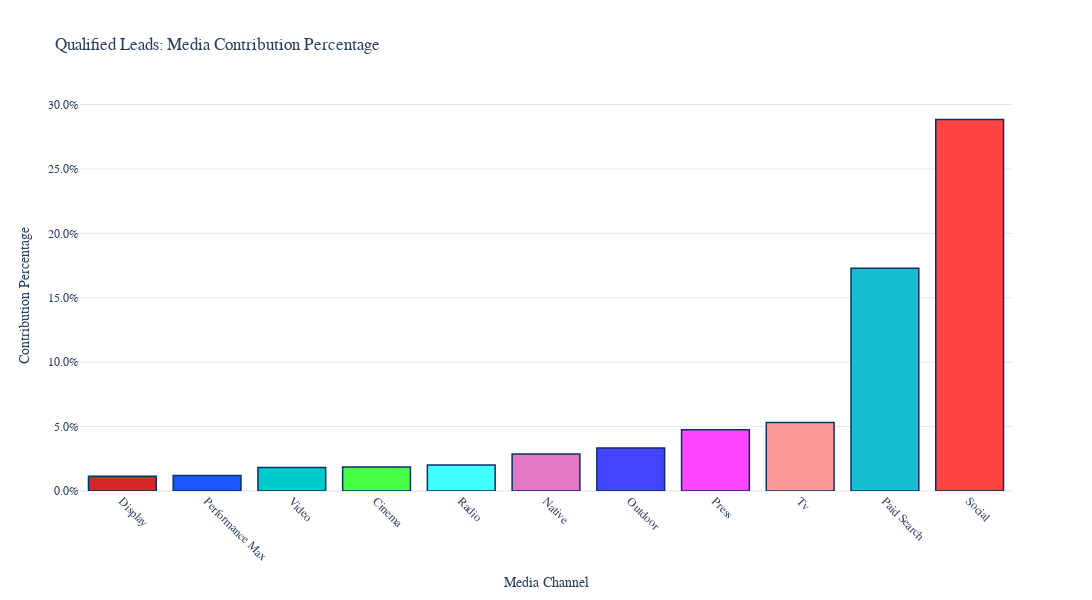

Write notebook code for a chart like this one.
### Code cell
import pandas as pd
import plotly.express as px
import plotly.graph_objects as go
import numpy as np

# Define a consistent color palette for broader categories
channel_colors = {
    'Baseline': '#1f77b4',  # Blue
    'Display': '#d62728',  # Red
    'Native': '#e377c2',   # Pink
    'Paid Search': '#17becf',  # Cyan
    'Performance Max': '#1a55FF',  # Bright blue
    'Social': '#FF4444',   # Bright red
    'Video': '#00cccc',    # Turquoise
    'Cinema': '#44FF44',   # Lime
    'Outdoor': '#4444FF',  # Royal blue
    'Press': '#FF44FF',    # Hot pink
    'Radio': '#44FFFF',    # Light blue
    'Tv': '#FF9999',       # Light red
}

# Define Together template
together_template = dict(
    layout=go.Layout(
        title_font=dict(family="Riforma LL", size=32,),
        title_pad=dict(b=48,),
        title_x=0.05, title_y=0.95, 
        legend_font=dict(family="Riforma LL", size=18,),
        font=dict(family="Riforma LL",),
    )
)

# Calculate mean of media contribution across samples
mean_contribution = np.mean(media_contribution, axis=0)

# Sort the contributions and get the sorting indices
sort_indices = np.argsort(mean_contribution)
mean_contribution_sorted = mean_contribution[sort_indices]
channel_names_sorted = [channel_names[i] for i in sort_indices]

# Create DataFrame for plotting
df = pd.DataFrame({
    'Channel': channel_names_sorted,
    'Contribution': mean_contribution_sorted
})

# Clean channel names and create a mapping for colors
df['Channel_Clean'] = df['Channel'].apply(lambda x: x.replace('mdsp_', '').replace(' ', ' '))
df['Channel_Display'] = df['Channel'].apply(lambda x: x.replace('mdsp_', '').title())

# Create the bar plot using Graph Objects for more control
fig = go.Figure()

# Add bars with consistent colors
fig.add_trace(go.Bar(
    x=df['Channel_Display'],
    y=df['Contribution'],
    marker_color=[channel_colors[channel] for channel in df['Channel_Clean']],
    marker_line_color='rgb(8,48,107)',  # Add border to bars
    marker_line_width=1.5,              # Border width
    hovertemplate="<b>%{x}</b><br>" +
                  "Contribution: %{y:.2%}<br>" +
                  "<extra></extra>"
))

# Update layout using template
fig.update_layout(
    together_template['layout'],
    title=f"Qualified Leads: Media Contribution Percentage",
    #title=f"{target_variable_title}: Media Contribution Percentage",
    xaxis_title="Media Channel",
    yaxis_title="Contribution Percentage",
    width=1200,
    height=600,
    template='plotly_white',
    xaxis=dict(
        tickangle=45,
        type='category'
    ),
    yaxis=dict(
        tickformat='.1%',  # Format y-axis as percentage
        gridcolor='rgba(0,0,0,0.1)'  # Lighter grid lines
    ),
    bargap=0.2,
    showlegend=False
)

# Add value labels on top of bars
for i in range(len(df)):
    fig.add_annotation(
        x=df['Channel_Display'].iloc[i],
        y=df['Contribution'].iloc[i],
        text= "", #f"{df['Contribution'].iloc[i]:.1%}",
        yshift=10,
        showarrow=False,
        font=dict(
            family="Riforma LL",
            size=12,
        )
    )

# Show the plot
fig.show()

# Print summary statistics
print("\nContribution Summary:")
print("-" * 50)
print(f"Total contribution: {df['Contribution'].sum():.1%}")
print(f"Highest contributing channel: {df['Channel_Display'].iloc[-1]} ({df['Contribution'].iloc[-1]:.1%})")
print(f"Lowest contributing channel: {df['Channel_Display'].iloc[0]} ({df['Contribution'].iloc[0]:.1%})")

### Figure 1 — Plotly figure (JSON) as saved in the notebook; plotly's stock layout.template omitted (floating-point values rounded to 4 significant figures)
{"data": [{"hovertemplate": "<b>%{x}</b><br>Contribution: %{y:.2%}<br><extra></extra>", "marker": {"color": ["#d62728", "#1a55FF", "#00cccc", "#44FF44", "#44FFFF", "#e377c2", "#4444FF", "#FF44FF", "#FF9999", "#17becf", "#FF4444"], "line": {"color": "rgb(8,48,107)", "width": 1.5}}, "type": "bar", "x": ["Display", "Performance Max", "Video", "Cinema", "Radio", "Native", "Outdoor", "Press", "Tv", "Paid Search", "Social"], "y": [0.01136, 0.0121, 0.01823, 0.01862, 0.02022, 0.02863, 0.03347, 0.04747, 0.05313, 0.1728, 0.2884]}], "layout": {"annotations": [{"font": {"family": "Riforma LL", "size": 12}, "showarrow": false, "text": "", "x": "Display", "y": 0.01136, "yshift": 10}, {"font": {"family": "Riforma LL", "size": 12}, "showarrow": false, "text": "", "x": "Performance Max", "y": 0.0121, "yshift": 10}, {"font": {"family": "Riforma LL", "size": 12}, "showarrow": false, "text": "", "x": "Video", "y": 0.01823, "yshift": 10}, {"font": {"family": "Riforma LL", "size": 12}, "showarrow": false, "text": "", "x": "Cinema", "y": 0.01862, "yshift": 10}, {"font": {"family": "Riforma LL", "size": 12}, "showarrow": false, "text": "", "x": "Radio", "y": 0.02022, "yshift": 10}, {"font": {"family": "Riforma LL", "size": 12}, "showarrow": false, "text": "", "x": "Native", "y": 0.02863, "yshift": 10}, {"font": {"family": "Riforma LL", "size": 12}, "showarrow": false, "text": "", "x": "Outdoor", "y": 0.03347, "yshift": 10}, {"font": {"family": "Riforma LL", "size": 12}, "showarrow": false, "text": "", "x": "Press", "y": 0.04747, "yshift": 10}, {"font": {"family": "Riforma LL", "size": 12}, "showarrow": false, "text": "", "x": "Tv", "y": 0.05313, "yshift": 10}, {"font": {"family": "Riforma LL", "size": 12}, "showarrow": false, "text": "", "x": "Paid Search", "y": 0.1728, "yshift": 10}, {"font": {"family": "Riforma LL", "size": 12}, "showarrow": false, "text": "", "x": "Social", "y": 0.2884, "yshift": 10}], "bargap": 0.2, "font": {"family": "Riforma LL"}, "height": 600, "legend": {"font": {"family": "Riforma LL", "size": 18}}, "showlegend": false, "title": {"text": "Qualified Leads: Media Contribution Percentage"}, "width": 1200, "xaxis": {"tickangle": 45, "title": {"text": "Media Channel"}, "type": "category"}, "yaxis": {"gridcolor": "rgba(0,0,0,0.1)", "tickformat": ".1%", "title": {"text": "Contribution Percentage"}}}}
